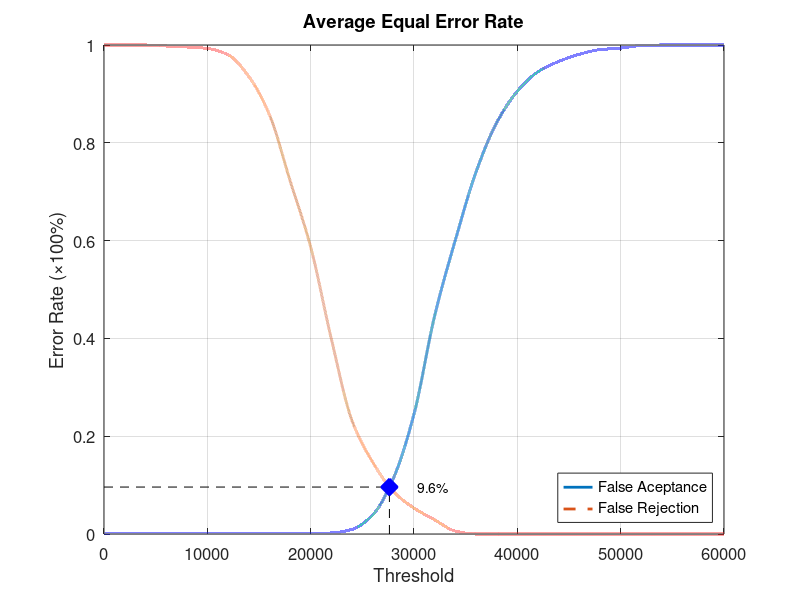
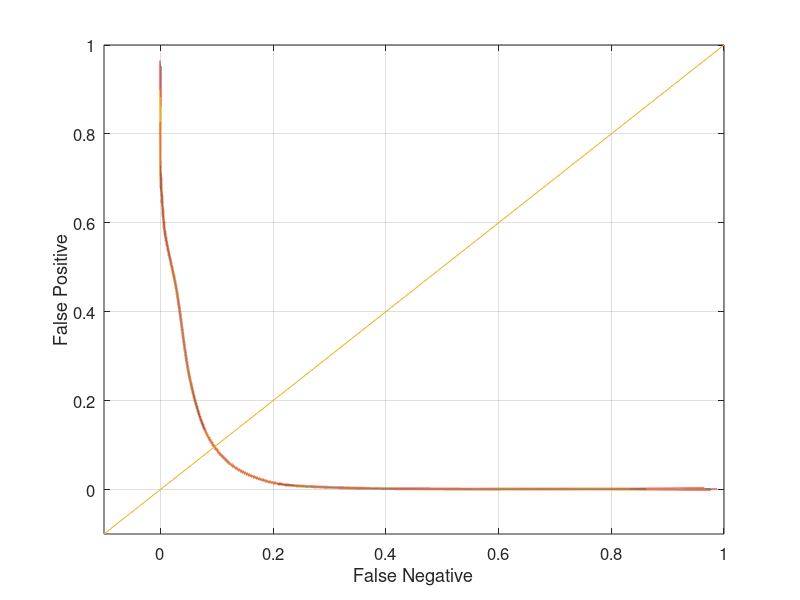

These figures' MATLAB source, in order:
function yEER = Database1Average
close all;
clear;
clc;
x = 0:2000:60000;
xq = 0:0.5:60000;

y0 = [0 0.00105263 0.00105263 0.00105263 0.00105263 0.00105263 0.00105263 0.00105263 0.00105263 0.00105263 0.00105263 0.00210526 0.00947368 0.0389474 0.113684 0.245263 0.446316 0.601053 0.74 0.841053 0.905263 0.945263 0.966316 0.981053 0.990526 0.993684 0.998947 1 1 1 1];
yy0 = interp1(x, y0, xq, 'pchip');
y1 = [1 1 1 0.998 0.996 0.993 0.98 0.936 0.858 0.723 0.587 0.399 0.232 0.147 0.087 0.053 0.029 0.006 0 0 0 0 0 0 0 0 0 0 0 0 0];
yy1 = interp1(x, y1, xq, 'pchip');

% Calculating EER: 
y2 = abs(y0 - y1);
find(y2 == min(y2))
yy2 = abs(yy0 - yy1);
xEER = find(yy2 == min(yy2));
xEERIndex = xq(xEER) % X-axis EER
yEER = yy0(xEER) % Y-axis EER

main = figure
plot(xq, yy0,'-','LineWidth', 2);	hold on
plot(xq, yy1,'--','LineWidth', 2);	hold on
plot([xEERIndex xEERIndex], [0 yEER], 'k--');	hold on
plot([0 xEERIndex], [yEER yEER], 'k--');	hold on
plot(xEERIndex, yEER, 'bx', 'LineWidth', 10);	hold on
text(xEERIndex + 10 * xEERIndex / 100, yEER, [num2str(round((10000 * yEER)) / 100) '%'])
legend('False Aceptance', 'False Rejection', 'Location', 'SouthEast')
xlabel('Threshold')
ylabel('Error Rate (\times100%)')
title('Average Equal Error Rate')
set(gca, 'FontSize', 12)
axis([0 60000 0 1])
grid on

print(main, 'Database1AverageMain', '-dpng');
FNRxFPR = figure('Color', [1 1 1]);
plot(yy1, yy0, '-', yy1, yy0, 'LineWidth', 2);
hold on
y = -0.1:0.1:1
plot(y, y); 
set(gca, 'FontSize', 12)
xlabel('False Negative')
ylabel('False Positive')
axis([-0.1 1 -0.1 1])
set(gca, 'FontSize', 12)
grid on

print(FNRxFPR, 'Database1AverageFNRxFPR','-dpng');
end
